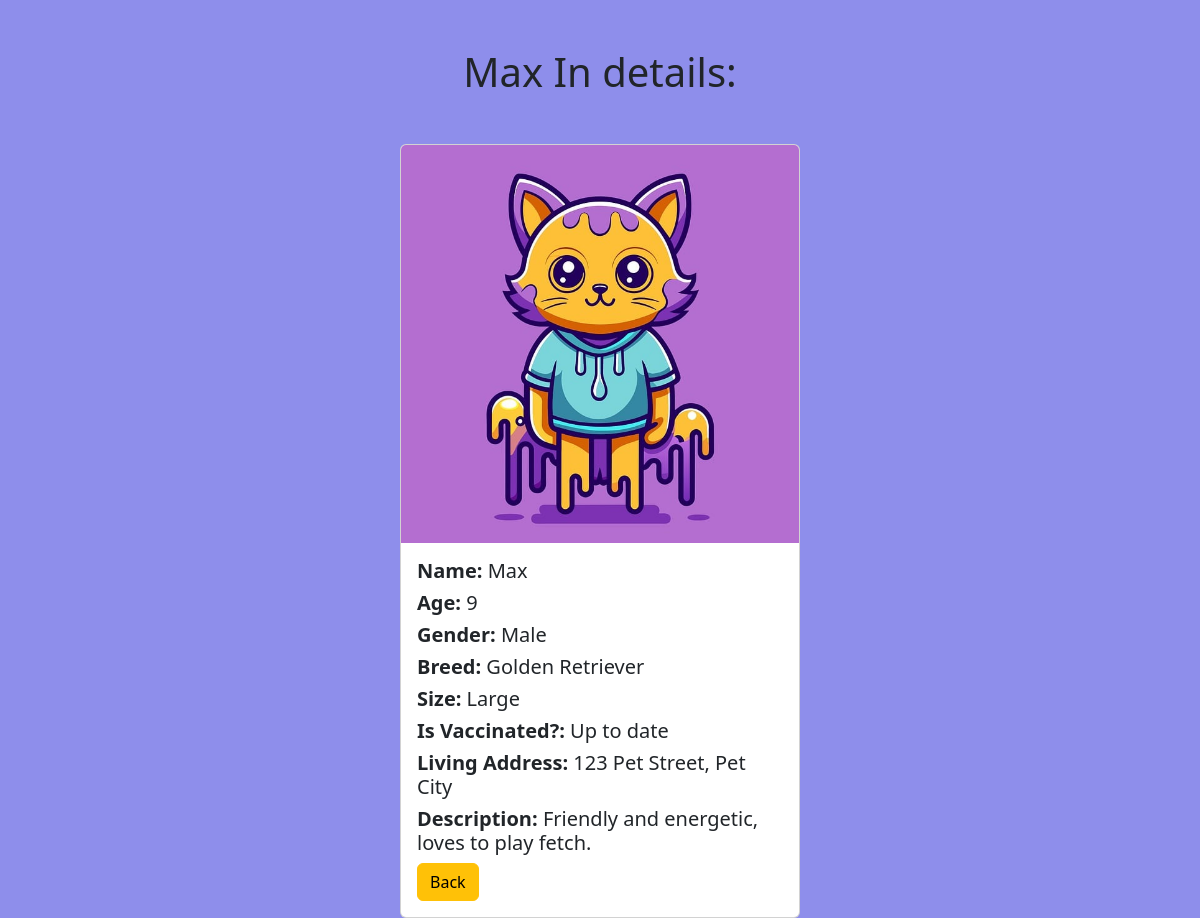
Page /animals/details.php?id=19 (signed in) on the committed database.
### tables this page shows
CREATE TABLE `animals` (
  `id` int NOT NULL,
  `name` varchar(100) NOT NULL,
  `gender` varchar(100) NOT NULL,
  `picture` varchar(255) DEFAULT NULL,
  `breed` varchar(255) NOT NULL,
  `size` varchar(255) NOT NULL,
  `age` int NOT NULL,
  `vaccine` varchar(50) NOT NULL,
  `status` varchar(100) NOT NULL DEFAULT 'Available',
  `address` text NOT NULL,
  `description` text NOT NULL
);

### animals/details.php (the view, shortened to what this page needs)
<?php
require "../db_connect.php";
if (isset($_GET["id"])) {
    $id = $_GET["id"];
    $sql = "SELECT * FROM animals WHERE animals.id = {$id}";
    $result = mysqli_query($conn, $sql);
    $row = mysqli_fetch_assoc($result);
} else {
    header("Location: ../pages/dashboard.php");
}
?>
<!DOCTYPE html>
<html lang="en">
<head>
    <link href="../style/style.css" rel="stylesheet">
    <link href="https://cdn.jsdelivr.net/npm/bootstrap@5.3.3/dist/css/bootstrap.min.css" rel="stylesheet">
</head>
<body class="bg">
    <div class="container mt-3">
        <div class="center text-center">
            <h1 class="mb-5 mt-5"><?= $row["name"] ?> In details: </h1>
        </div>
    </div>
    <div class="container">
    <div class='card' style='width: 25rem; margin: 0 auto'>
        <img src='../images/<?= $row["picture"] ?>' class='card-img-top' alt='...'>
        <div class='card-body'>
            <h5 class='card-title'><b>Name: </b><?= $row["name"] ?></h5>
            <h5 class='card-title'><b>Age: </b><?= $row["age"] ?></h5>
            <h5 class='card-text'><b>Gender: </b><?= $row["gender"] ?></h5>
            <h5 class='card-text'><b>Breed: </b><?= $row["breed"] ?></h5>
            <h5 class='card-text'><b>Size: </b><?= $row["size"] ?></h5>
            <h5 class='card-text'><b>Is Vaccinated?: </b><?= $row["vaccine"] ?></h5>
            <h5 class='card-text'><b>Living Address: </b><?= $row["address"] ?></h5>
            <h5 class='card-text'><b>Description: </b><?= $row["description"] ?></h5>
            <a href="../pages/dashboard.php" class="btn btn-warning">Back</a>
        </div>
    </div>
    </div>
</body>
</html>

### style/style.css (style rules this page uses)
.bg { background-color: rgba(129, 129, 233, 0.89); }

### rows in the picture
animals: name "Max", picture (picture), age "9", gender "Male", breed "Golden Retriever", size "Large", vaccine "Up to date", address "123 Pet Street, Pet City", description "Friendly and energetic, loves to play fetch."
